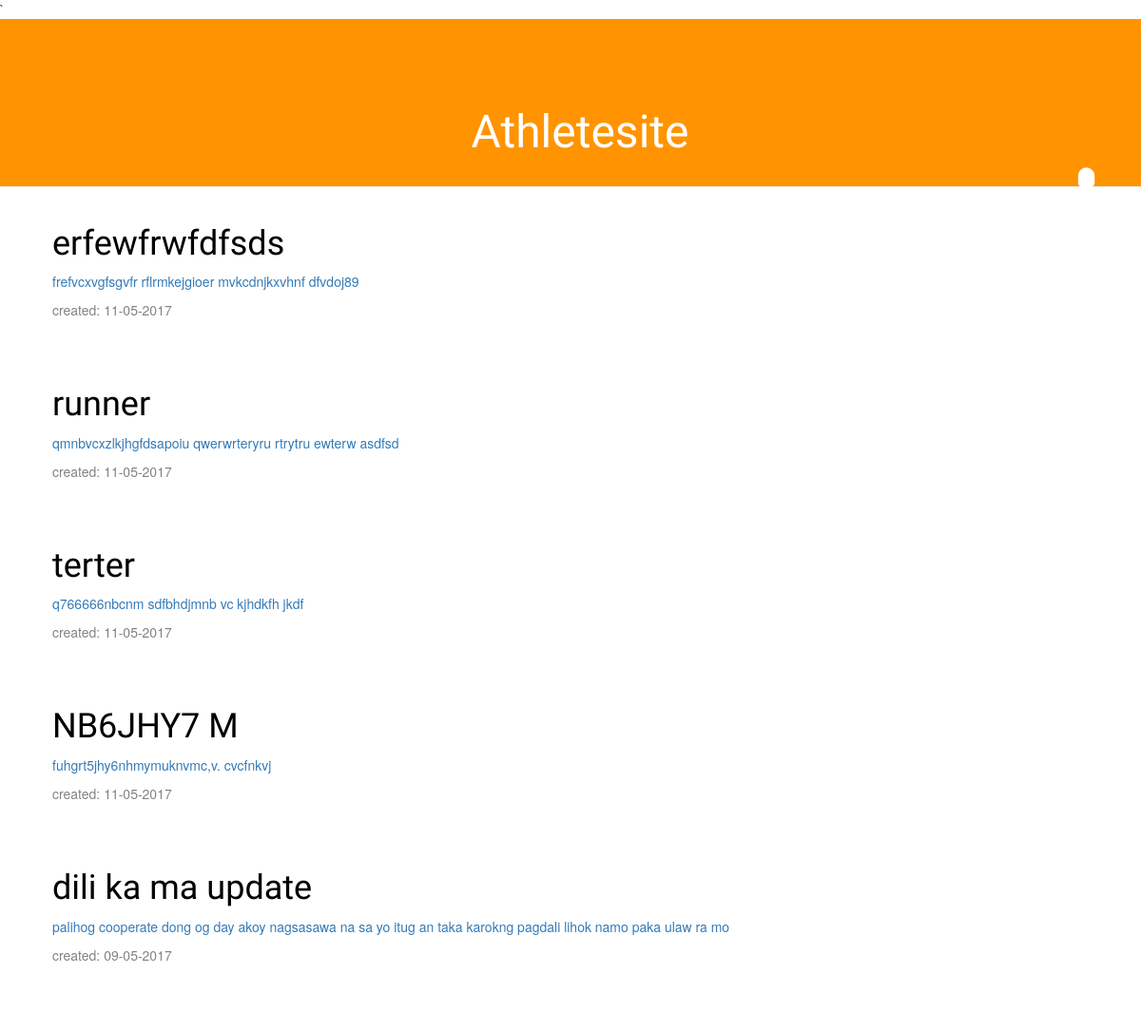
Screenshot of /drafts/ with the database file from the repository.
### blog/models.py (models this page shows, shortened)
class Post(models.Model):
    author = models.ForeignKey('auth.User')
    title = models.CharField(max_length=200)
    text = models.TextField()
    created_date = models.DateTimeField(
            default=timezone.now)
    published_date = models.DateTimeField(
            blank=True, null=True)

### blog/views.py (the view)
# urls.py: url(r'^drafts/$', views.post_draft_list, name='post_draft_list'),
def post_draft_list(request):
		posts = Post.objects.filter(published_date__isnull=True).order_by('-created_date')
		return render(request, 'post_draft_list.html', {'posts': posts})

### templates/post_draft_list.html (shortened to what this page needs)
{% extends 'base.html' %}
{% block content %}
	{% for post in posts %}
		<div class="post">
			<h1><a href="{% url 'post_detail' pk=post.pk %}">{{ post.title }}<a/></h1>
			<p>{{ post.text|truncatechars:200 }}</p>
			<p class="date">created: {{ post.created_date|date:'d-m-Y' }}</p>
		</div>
	{% endfor %}
{% endblock %}

### blog/static/css/Blog.css (style rules this page uses)
h1, h2, h3, h4 { font-family: 'Lobster', cursive; }
.date { color: #828282; }
.post { margin-bottom: 70px; }
.post h1 a, .post h1 a:visited { color: #000000; }

### rows the page displays
Post: title "erfewfrwfdfsds", text "frefvcxvgfsgvfr rflrmkejgioer mvkcdnjkxvhnf dfvdoj89", created_date "11-05-2017"
Post: title "runner", text "qmnbvcxzlkjhgfdsapoiu qwerwrteryru rtrytru ewterw asdfsd", created_date "11-05-2017"
Post: title "terter", text "q766666nbcnm sdfbhdjmnb vc kjhdkfh jkdf", created_date "11-05-2017"
Post: title "NB6JHY7 M", text "fuhgrt5jhy6nhmymuknvmc,v. cvcfnkvj", created_date "11-05-2017"
Post: title "dili ka ma update", text "palihog cooperate dong og day akoy nagsasawa na sa yo itug an taka karokng pagdali lihok namo paka ulaw ra mo", created_date "09-05-2017"
